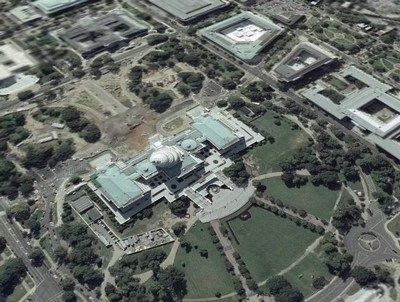
#> input picture PS3/Price_Leon_Carter_PS3_py/wdc1.jpg, 400 x 302 px, found by its file name
$ python wdc_pics.py
#> lines starting #> are read from the running program, lines starting #| are printed output that depends on the picture; after the words box and inside, x2 and y2 are one past the last pixel; in counts of white or black regions, pixels touching at a corner belong together
### PS3/computeH.py
# -*- coding: utf-8 -*-
"""
Created on Thu Oct 17 12:03:47 2019

@author: Carter
"""

import numpy as np

def computeH(t1,t2):

    t1 = t1.T
    t2 = t2.T

# [9 lines of commented-out code are left out]

    length = len(t1)*2

    L = np.zeros((length,9))

    i = 0
    j = 0
    for point in t1:
       L[j,0] = t1[i,0]
       L[j,1] = t1[i,1]
       L[j,2] = 1
       L[j,6] = -t2[i,0]*t1[i,0]
       L[j,7] = -t2[i,0]*t1[i,1]
       L[j,8] = -t2[i,0]

       L[j+1,3] = t1[i,0]
       L[j+1,4] = t1[i,1]
       L[j+1,5] = 1
       L[j+1,6] = -t2[i,1]*t1[i,0]
       L[j+1,7] = -t2[i,1]*t1[i,1]
       L[j+1,8] = -t2[i,1]

       i = i+1
       j = j+2

#    print(L)
    LT = np.transpose(L)
    result = np.dot(LT,L)
    eigen = np.linalg.eig(result)

#    smallest_eigen_val = min(eigen[0])
    smallest_eigen_val_index = np.where(eigen[0] == min(eigen[0]))

    eigen_vector = eigen[1][:,smallest_eigen_val_index]

    h = eigen_vector.reshape((3,3))
    return h

### PS3/warpImage.py
# -*- coding: utf-8 -*-
"""
Created on Wed Oct 16 16:49:11 2019

@author: Carter
"""

import numpy as np
import cv2
import math


# [9 lines left out: function bilinear_interp, not called in this run]

def warpImage(inputIm, refIm,H):
#    debug = False

    #initial conversion to get the correct size to iterate over
    max_x = 0
    min_x = 0
    max_y = 0
    min_y = 0
    bounding_points = [[0,0],[inputIm.shape[0],0],[0,inputIm.shape[1]],[inputIm.shape[0],inputIm.shape[1]]]
    for point in bounding_points:
        point = np.array([[point[0]/inputIm.shape[0]*2],[point[1]/inputIm.shape[1]*2],[1]])
        start_point = np.dot(H,point)
        x = (start_point[0]/start_point[2])/2*refIm.shape[0]
        y = (start_point[1]/start_point[2])/2*refIm.shape[1]
        if x > max_x:
            max_x = int(x)
        if y > max_y:
            max_y = int(y)
        if x < min_x:
            min_x = int(x)
        if y < min_y:
            min_y = int(y)

#    print("maxes", max_x, max_y)
#    print("mins", min_x, min_y)

    #initialize the output matrix
    output = np.zeros((max_x-min_x,max_y-min_y,3))
    H_inv = np.linalg.inv(H)
# [5 lines of commented-out code are left out]
    for i in range(min_x,max_x):
        for j in range(min_y,max_y):
#            print(i,j)
            point = np.array([[i/refIm.shape[0]*2],[j/refIm.shape[1]*2],[1]])
            inv_point = np.dot(H_inv,point)
            x = (inv_point[0]/inv_point[2])/2*inputIm.shape[0]
            y = (inv_point[1]/inv_point[2])/2*inputIm.shape[1]
#            print(x,y)
            if x > 0 and y > 0 and x < inputIm.shape[0]-1 and y < inputIm.shape[1]-1:
                resulting_vals = bilinear_interp(x,y,inputIm)
    #                    resulting_vals = inputIm[x,y,:]
                m = i + abs(min_x)
                n = j + abs(min_y)
    #                print(i,j)
                output[m,n,0] = resulting_vals[0]
                output[m,n,1] = resulting_vals[1]
                output[m,n,2] = resulting_vals[2]
            else:
#                print(x,y)
                pass


    output = np.asarray(output,dtype = 'uint8')
    cv2.imshow("output", output)
    cv2.waitKey()

    large = np.zeros((max(refIm.shape[0],output.shape[0]),max(refIm.shape[1],output.shape[1]),3))
    mod_ref = cv2.copyMakeBorder(refIm,abs(min_x),large.shape[0]-refIm.shape[0],abs(min_y),large.shape[1]-refIm.shape[1],cv2.BORDER_CONSTANT)
    toggle = 0
    for i in range(large.shape[0]):
        for j in range(large.shape[1]):
            a = sum(mod_ref[i,j,:])
            b = sum(output[i,j,:])
            if b == 0:
                large[i,j,:] = mod_ref[i,j,:]
            elif a == 0:
                large[i,j,:] = output[i,j,:]
            else:
                if toggle == 0:
                    large[i,j,:] = output[i,j,:]
                else:
                    large[i,j,:] = mod_ref[i,j,:]
                toggle = not(toggle)

    large = np.asarray(large,dtype='uint8')
    cv2.imshow("merged", large)
    cv2.waitKey()
    cv2.destroyAllWindows()


    return output, large


### PS3/get_matching_points_UserInput.py
# -*- coding: utf-8 -*-
"""
Created on Fri Oct 11 12:16:42 2019

@author: Carter
"""
import cv2
import os
#import numpy

def get_corresponding_points (image1_file, image2_file):
  """
  this function takes the file names of two images then it opens them both and
  allows the user to select the matching points in both image.
  Select the same point in both images. First in image 1 then image 2.
  """
  #function for the mouse call back
  # [15 lines left out: functions place_point_1, place_point_2, not called in this run]

  #read both images
  img1 = cv2.imread(image1_file)
  print(img1.shape)
  img2 = cv2.imread(image2_file)
  print(img2.shape)

  #track the mouse click locations
  #openCV has a funtion for this but I don't remeber...
  #matplotlib also has a function --> matplotlib.widgets.Cursor
#  t1 = []
#  t2 = []
  cv2.namedWindow("image 1")
  cv2.setMouseCallback("image 1", place_point_1)
  cv2.namedWindow("image 2")
  cv2.setMouseCallback("image 2", place_point_2)

  #display the images
  while True:
      cv2.imshow("image 1", img1)
      if cv2.waitKey(20) & 0xFF == 27:
        break
      cv2.imshow("image 2", img2)
      if cv2.waitKey(20) & 0xFF == 27:
        break

  cv2.destroyAllWindows()

### PS3/wdc_pics.py
# -*- coding: utf-8 -*-
"""
Created on Thu Oct 17 19:41:53 2019

@author: Carter
"""


from computeH import computeH
import cv2
import numpy as np
from get_matching_points_UserInput import get_corresponding_points


#test on Crop images using the given points

#load the numpy arrays
image1 = cv2.imread('wdc1.jpg')
#> image1 is the input picture: shape (302, 400, 3); mean B, G, R 99.9, 105.4, 100
image2 = cv2.imread('wdc2.jpg')
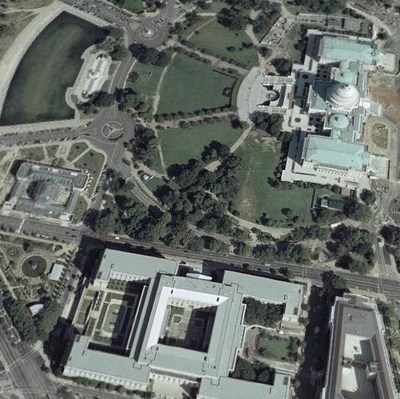
#> input picture PS3/Price_Leon_Carter_PS3_py/wdc2.jpg, 400 x 399 px, found by its file name
#> image2 is the input picture: shape (399, 400, 3); mean B, G, R 104.2, 108.7, 103.2
get_corresponding_points("wdc1.jpg", "wdc2.jpg")
#| (302, 400, 3)
#| (399, 400, 3)
#> (key Esc is pressed here)

t1 =[[120,209],
[242,138],
[215,189],
[369,243],
[290,78],
[94,179],
[209,116],
[219,219],
[252,196],
[256,284],
[301,93],
[341,119],
[203,223],
[325,229]]

t2 = [[322,37],
[305,158],
[271,95],
[111,130],
[342,306],
[373,45],
[365,169],
[243,74],
[235,108],
[175,52],
[304,286],
[226,270],
[253,65],
[156,119]]

t1 = np.asarray(t1,dtype = 'float')
t2 = np.asarray(t2,dtype = 'float')

#save the points
t1 = t1.T
t2 = t2.T
np.save('points1.npy',t1)
np.save('points2.npy',t2)

#reload to verify
t1_test = np.load('points1.npy')
t2_test = np.load('points2.npy')
t1_copy = np.copy(t1)
t2_copy = np.copy(t2)

cc1_rev = np.empty(t1.shape)
for i in range(len(t1)):
    cc1_rev[i,0] = t1[i,1]
    cc1_rev[i,1] = t1[i,0]

cc2_rev = np.empty(t2.shape)
for i in range(len(t2)):
    cc2_rev[i,0] = t2[i,1]
    cc2_rev[i,1] = t2[i,0]

#view the given points in the images
for i in range(len(t1)):
    cv2.circle(image1,(int(t1[i,0]),int(t1[i,1])),4,(255,0,0),-1)
#> image1: shape (302, 400, 3); 0.08% of pixels changed, all inside (x1, y1, x2, y2) = (116, 134, 214, 247)
for i in range(len(t2)):
    cv2.circle(image2,(int(t2[i,0]),int(t2[i,1])),4,(255,0,0),-1)
#> image2: shape (399, 400, 3); 0.06% of pixels changed, all inside (x1, y1, x2, y2) = (33, 154, 327, 310)

cv2.imshow("im 1", image1)
cv2.waitKey()
cv2.imshow("im 2", image2)
cv2.waitKey()
cv2.destroyAllWindows()

cv2.imwrite("WDC_1_keypoints.jpg", image1)
cv2.imwrite("WDC_2_keypoints.jpg", image2)

def scale_down(lis,image):
    for i in range(len(lis)):
        lis[i,0] = lis[i,0]/image.shape[0]*2
        lis[i,1] = lis[i,1]/image.shape[1]*2
    return lis

def scale_up(items, image):
    for i in range(len(items)):
        items[i,0] = items[i,0]/2*image.shape[0]
        items[i,1] = items[i,1]/2*image.shape[1]
    return items

t1_down = scale_down(cc1_rev,image1)
t2_down = scale_down(cc2_rev,image2)
t1_down  = t1_down.T
#> t1_down = 14 rows, first 8: [1.6, 0.914], [0.6, 1.04], [5.98e-154, 5.39e+228], [7.1e+194, 2.59e+161], [3.92e-27, 6.25e-85], [2.16e-27, 1.68e+243], [1.06e-153, 1.51e+256], [1.97e-153, 2.4e-258]
t2_down = t2_down.T
#> t2_down = 14 rows, first 8: [1.53, 0.792], [1.61, 0.185], [6.93e-310, 6.93e-310], [6.93e-310, 6.93e-310], [6.93e-310, 6.93e-310], [6.93e-310, 6.93e-310], [4.64e-310, 6.93e-310], [6.93e-310, 6.93e-310]
h_2 = computeH(t1_down,t2_down)
#> in computeH, `length = len(t1)*2`: length = 4
#> the loop in computeH, `for point in t1:` made 2 passes
#> (i, j) on passes 1 to 2: (1, 2), (2, 4)
#> after the loop in computeH, `for point in t1:`: i = 2; j = 4
#> in computeH, `LT = np.transpose(L)`: LT = [[1.6, 0, 0.914, 0], [0.6, 0, 1.04, 0], [1, 0, 1, 0], [0, 1.6, 0, 0.914], [0, 0.6, 0, 1.04], [0, 1, 0, 1], [-2.45, -2.58, -0.724, -0.169], [-0.917, -0.966, -0.828, -0.193], [-1.53, -1.61, -0.792, -0.185]]
#> in computeH, `smallest_eigen_val_index = np.where(eigen[0] == min(eigen[0]))`: smallest_eigen_val_index = ([8],)
#==========================================================================================================
##verify that the homography is correct
##using the h from computeH2
t1_down  = t1_down.T
t2_down = t2_down.T
new_point_list = []
for i in range(len(t1)):
    point = np.array([[t1_down[i,0]],[t1_down[i,1]],[1]])
    new_point = np.dot(h_2,point)
    new_point_list.append(new_point)
#> this loop made 2 passes
#> point on passes 1 to 2: [1.6, 0.6, 1], [0.914, 1.04, 1]
#> after the loop, new_point_list = 2 items

#convert from h result to x,y and return to correct scale
resulting_points = []
for point in new_point_list:
    x = point[0]/point[2]
    y = point[1]/point[2]
    x = x/2*image2.shape[0]
    y = y/2*image2.shape[1]
    resulting_points.append((x,y))
#> this loop made 2 passes
#> after the loop, resulting_points = 2 items

#display the points
crops = image2.copy()
for i in range(len(t2_copy)):
    cv2.circle(crops,(int(t2_copy[i,0]),int(t2_copy[i,1])),10,(255,0,0),2)
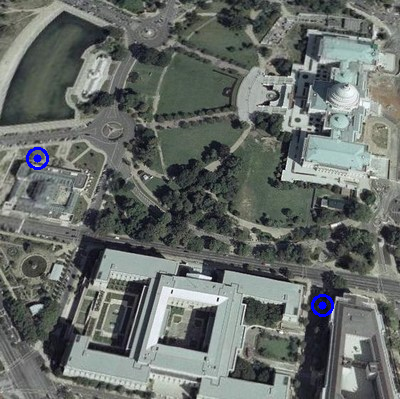
#> crops: shape (399, 400, 3); mean B, G, R 104.7, 108.5, 103

for point in resulting_points:
    cv2.circle(crops,(int(point[1][0]),int(point[0][0])),3,(0,0,255),-1)
#> crops: shape (399, 400, 3); 0.04% of pixels changed, all inside (x1, y1, x2, y2) = (34, 155, 326, 309)

cv2.imshow("crop 2", crops)
cv2.waitKey()
cv2.destroyAllWindows()
#================================================================================================================
#test warp image
#test the warp image function
from warpImage import warpImage
result,merged = warpImage(image1,image2,h_2)
#> after the loop in warpImage, `for point in bounding_points:`: max_x = 0
#> (the run stopped early here; a loop or call above may not have finished)
